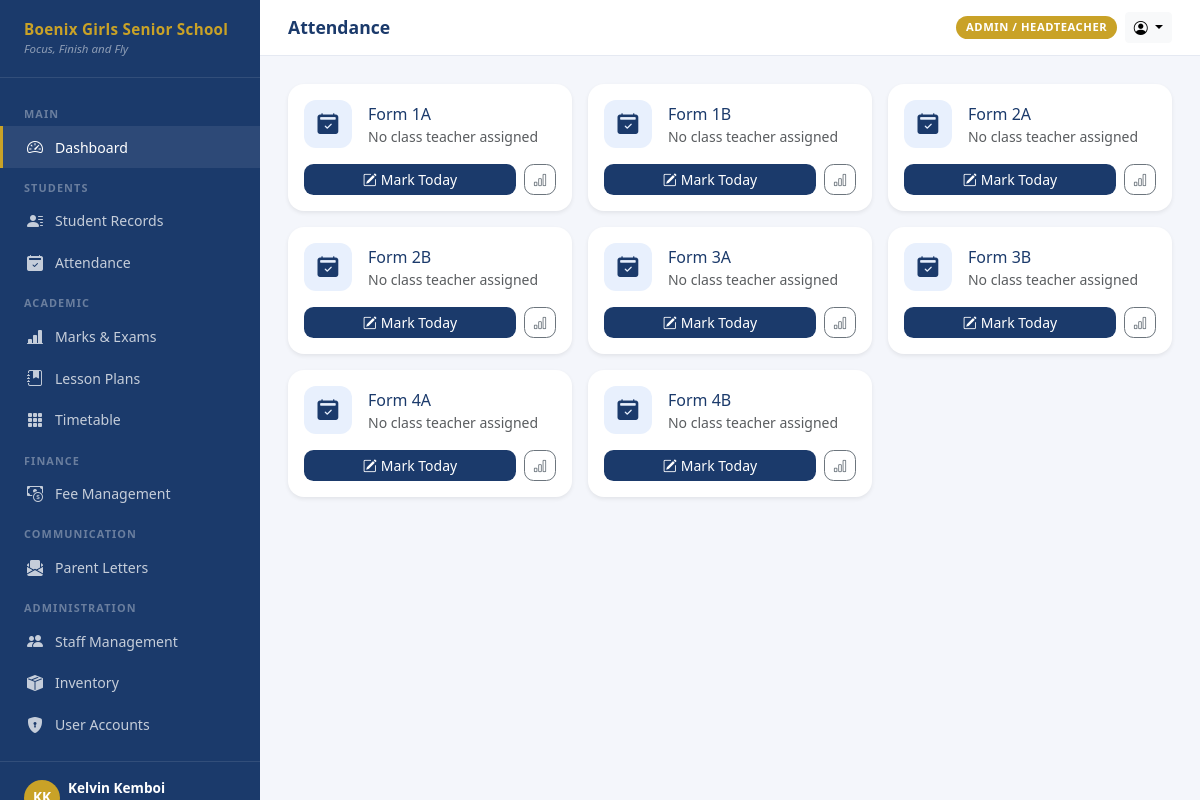
The page /attendance/ (signed in) on the database its author committed.
### accounts/models.py (models this page shows, shortened)
class User(AbstractUser):
    ROLE_ADMIN = 'admin'
    ROLE_CLASS_TEACHER = 'class_teacher'
    ROLE_SUBJECT_TEACHER = 'subject_teacher'
    ROLE_PARENT = 'parent'
    ROLE_BURSAR = 'bursar'
    ROLE_AUDITOR = 'auditor'
    ROLE_CHOICES = [
        (ROLE_ADMIN, 'Admin / Headteacher'),
        (ROLE_CLASS_TEACHER, 'Class Teacher'),
        (ROLE_SUBJECT_TEACHER, 'Subject Teacher'),
        (ROLE_PARENT, 'Parent (View Only)'),
        (ROLE_BURSAR, 'Bursar / Accounts'),
        (ROLE_AUDITOR, 'Auditor'),
    ]
    role = models.CharField(
        max_length=20,
        choices=ROLE_CHOICES,
        default=ROLE_SUBJECT_TEACHER,
    )
    phone = models.CharField(max_length=20, blank=True)
    profile_photo = models.ImageField(upload_to='profiles/', blank=True, null=True)
    is_active = models.BooleanField(default=True)
    class_assigned = models.CharField(max_length=20, blank=True, help_text='e.g. Form 4A')
    class Meta:
        verbose_name = 'User'
        verbose_name_plural = 'Users'
        ordering = ['last_name', 'first_name']
    @property
    def is_admin(self):
        return self.role == self.ROLE_ADMIN or self.is_superuser
    @property
    def is_class_teacher(self):
        return self.role == self.ROLE_CLASS_TEACHER
    @property
    def can_view_fees(self):
        return self.role in (self.ROLE_ADMIN, self.ROLE_BURSAR, self.ROLE_AUDITOR, self.ROLE_PARENT)
    @property
    def can_enter_marks(self):
        return self.role in (self.ROLE_ADMIN, self.ROLE_CLASS_TEACHER, self.ROLE_SUBJECT_TEACHER)

### students/models.py (models this page shows, shortened)
class ClassSection(models.Model):
    stream = models.ForeignKey(Stream, on_delete=models.CASCADE, related_name='sections')
    section = models.CharField(max_length=5)  # e.g. 'A', 'B', 'East'
    class_teacher = models.ForeignKey(
        'accounts.User',
        null=True, blank=True,
        on_delete=models.SET_NULL,
        related_name='class_sections',
        limit_choices_to={'role__in': ['class_teacher', 'admin']},
    )
    class Meta:
        unique_together = ['stream', 'section']
        ordering = ['stream__order', 'section']
    def __str__(self):
        return f'{self.stream.name}{self.section}'

class Stream(models.Model):
    name = models.CharField(max_length=20, unique=True)  # e.g. 'Form 4'
    label = models.CharField(max_length=40, blank=True)  # e.g. 'Form Four'
    order = models.PositiveSmallIntegerField(default=0)
    class Meta:
        ordering = ['order', 'name']

### attendance/views.py (the view)
# urls.py: path('', views.attendance_home, name='home'),
@login_required
@teacher_required
def attendance_home(request):
    sections = ClassSection.objects.select_related('stream').order_by('stream__order', 'section')
    if request.user.is_class_teacher and not request.user.is_admin:
        sections = sections.filter(class_teacher=request.user)
    return render(request, 'attendance/home.html', {'sections': sections})

### boenix_sms/context_processors.py (called while the page is built)
def school_info(request):
    return {
        'SCHOOL_NAME': settings.SCHOOL_NAME,
        'SCHOOL_SHORT': settings.SCHOOL_SHORT,
        'SCHOOL_MOTTO': settings.SCHOOL_MOTTO,
    }

### templates/attendance/home.html (shortened to what this page needs)
{% extends 'base.html' %}
{% block page_title %}Attendance{% endblock %}
{% block content %}
<div class="row g-3">
  {% for section in sections %}
  <div class="col-12 col-sm-6 col-lg-4">
    <div class="card border-0 shadow-sm h-100 p-3" style="border-radius:1rem;">
      <div class="d-flex align-items-center gap-3 mb-3">
        <div style="width:48px;height:48px;background:#E8F0FD;border-radius:0.75rem;display:flex;align-items:center;justify-content:center;">
          <i class="bi bi-calendar2-check-fill" style="color:#1B3A6B;font-size:1.3rem;"></i>
        </div>
        <div>
          <div class="fw-700" style="color:#1B3A6B;">{{ section }}</div>
          <div class="text-muted small">{{ section.class_teacher|default:'No class teacher assigned' }}</div>
        </div>
      </div>
      <div class="d-flex gap-2 mt-auto">
        <a href="{% url 'attendance:mark' section.pk %}" class="btn btn-sm flex-fill" style="background:#1B3A6B;color:#fff;border-radius:0.6rem;">
          <i class="bi bi-pencil-square me-1"></i>Mark Today
        </a>
        <a href="{% url 'attendance:report' section.pk %}" class="btn btn-sm btn-outline-secondary" style="border-radius:0.6rem;">
          <i class="bi bi-bar-chart"></i>
        </a>
      </div>
    </div>
  </div>
  {% empty %}
  <div class="col-12 text-center py-5 text-muted">No classes assigned to you.</div>
  {% endfor %}
</div>
{% endblock %}

### templates/base.html (shortened to what this page needs)
<!DOCTYPE html>
<html lang="en">
<head>
  <link href="https://cdn.jsdelivr.net/npm/bootstrap@5.3.3/dist/css/bootstrap.min.css" rel="stylesheet">
  <link href="https://cdn.jsdelivr.net/npm/bootstrap-icons@1.11.3/font/bootstrap-icons.min.css" rel="stylesheet">
</head>
<body>
<div id="sidebar">
  <div class="sidebar-brand">
    <div class="school-name">{{ SCHOOL_NAME }}</div>
    <div class="school-motto">{{ SCHOOL_MOTTO }}</div>
  </div>
  <nav class="sidebar-nav">
    <div class="nav-section-label">Main</div>
    <a href="{% url 'dashboard:home' %}" class="nav-link {% if request.resolver_match.url_name == 'home' %}active{% endif %}">
      <i class="bi bi-speedometer2"></i> Dashboard
    </a>
    {% if user.is_admin or user.is_class_teacher %}
    <div class="nav-section-label">Students</div>
    <a href="/students/" class="nav-link">
      <i class="bi bi-person-lines-fill"></i> Student Records
    </a>
    <a href="/attendance/" class="nav-link">
      <i class="bi bi-calendar2-check-fill"></i> Attendance
    </a>
    {% endif %}
    {% if user.can_enter_marks %}
    <div class="nav-section-label">Academic</div>
    <a href="/exams/" class="nav-link">
      <i class="bi bi-bar-chart-line-fill"></i> Marks & Exams
    </a>
    <a href="/lessons/" class="nav-link">
      <i class="bi bi-journal-bookmark-fill"></i> Lesson Plans
    </a>
    <a href="/timetable/" class="nav-link">
      <i class="bi bi-grid-3x3-gap-fill"></i> Timetable
    </a>
    {% endif %}
    {% if user.can_view_fees %}
    <div class="nav-section-label">Finance</div>
    <a href="/fees/" class="nav-link">
      <i class="bi bi-cash-coin"></i> Fee Management
    </a>
    {% endif %}
    {% if user.is_admin or user.is_class_teacher %}
    <div class="nav-section-label">Communication</div>
    <a href="/letters/" class="nav-link">
      <i class="bi bi-envelope-paper-fill"></i> Parent Letters
    </a>
    {% endif %}
    {% if user.is_admin %}
    <div class="nav-section-label">Administration</div>
    <a href="/staff/" class="nav-link">
      <i class="bi bi-people-fill"></i> Staff Management
    </a>
    <a href="/inventory/" class="nav-link">
      <i class="bi bi-box-seam-fill"></i> Inventory
    </a>
    <a href="{% url 'accounts:user_list' %}" class="nav-link">
      <i class="bi bi-shield-lock-fill"></i> User Accounts
    </a>
    {% endif %}
  </nav>
  <div class="sidebar-footer">
    <div class="d-flex align-items-center gap-2">
      <div class="rounded-circle bg-gold d-flex align-items-center justify-content-center"
           style="width:36px;height:36px;background:var(--boenix-gold);font-weight:700;color:#fff;font-size:0.85rem;flex-shrink:0;">
      </div>
      <div class="overflow-hidden">
        <div class="user-name text-truncate">{{ user.get_full_name }}</div>
      </div>
    </div>
  </div>
</div>
<div id="main">
  <div class="topbar">
    <div class="d-flex align-items-center gap-3">
      <h1 class="page-title">{% block page_title %}Dashboard{% endblock %}</h1>
    </div>
    <div class="d-flex align-items-center gap-2">
      <span class="role-badge">{{ user.get_role_display }}</span>
      <div class="dropdown">
        <button class="btn btn-sm btn-light dropdown-toggle" data-bs-toggle="dropdown">
          <i class="bi bi-person-circle"></i>
        </button>
      </div>
    </div>
  </div>
  <div class="content-area">
    {% block content %}{% endblock %}
  </div>
</div>
</body>
</html>

### templates/base.html (style rules this page uses)
:root { --boenix-navy: #1B3A6B; --boenix-gold: #C9A227; --boenix-gold-light: #F0D070; --sidebar-width: 260px; }
body { background: #F4F6FB; font-family: 'Segoe UI', sans-serif; }
#sidebar { width: var(--sidebar-width); min-height: 100vh; background: var(--boenix-navy); position: fixed; top: 0; left: 0; display: flex; flex-direction: column; z-index: 100; transition: transform 0.25s ease; }
.sidebar-brand { padding: 1.25rem 1.5rem; border-bottom: 1px solid rgba(255,255,255,0.1); }
.sidebar-brand .school-name { color: var(--boenix-gold); font-size: 0.95rem; font-weight: 700; line-height: 1.3; letter-spacing: 0.02em; }
.sidebar-brand .school-motto { color: rgba(255,255,255,0.5); font-size: 0.72rem; font-style: italic; }
.sidebar-nav { flex: 1; padding: 1rem 0; overflow-y: auto; }
.sidebar-nav .nav-section-label { color: rgba(255,255,255,0.35); font-size: 0.68rem; font-weight: 700; text-transform: uppercase; letter-spacing: 0.1em; padding: 0.75rem 1.5rem 0.25rem; }
.sidebar-nav .nav-link { color: rgba(255,255,255,0.75); padding: 0.55rem 1.5rem; font-size: 0.88rem; display: flex; align-items: center; gap: 0.65rem; border-left: 3px solid transparent; transition: all 0.15s; }
.sidebar-nav .nav-link:hover, .sidebar-nav .nav-link.active { color: #fff; background: rgba(255,255,255,0.08); border-left-color: var(--boenix-gold); }
.sidebar-nav .nav-link i { font-size: 1rem; width: 1.1rem; }
.sidebar-footer { padding: 1rem 1.5rem; border-top: 1px solid rgba(255,255,255,0.1); }
.sidebar-footer .user-name { color: #fff; font-size: 0.85rem; font-weight: 600; }
#main { margin-left: var(--sidebar-width); min-height: 100vh; display: flex; flex-direction: column; }
.topbar { background: #fff; padding: 0.75rem 1.75rem; border-bottom: 1px solid #E5E9F2; display: flex; align-items: center; justify-content: space-between; position: sticky; top: 0; z-index: 99; }
.topbar .page-title { font-weight: 700; color: var(--boenix-navy); font-size: 1.1rem; margin: 0; }
.content-area { flex: 1; padding: 1.75rem; }
.role-badge { background: var(--boenix-gold); color: #fff; font-size: 0.7rem; font-weight: 700; padding: 0.2rem 0.6rem; border-radius: 1rem; text-transform: uppercase; letter-spacing: 0.05em; }

### rows shown on the page
User: get_full_name "Kelvin Kemboi", role "ADMIN / HEADTEACHER"
ClassSection: stream+section "Form 1A", class_teacher "No class teacher assigned"
ClassSection: stream+section "Form 1B", class_teacher "No class teacher assigned"
ClassSection: stream+section "Form 2A", class_teacher "No class teacher assigned"
ClassSection: stream+section "Form 2B", class_teacher "No class teacher assigned"
ClassSection: stream+section "Form 3A", class_teacher "No class teacher assigned"
ClassSection: stream+section "Form 3B", class_teacher "No class teacher assigned"
ClassSection: stream+section "Form 4A", class_teacher "No class teacher assigned"
ClassSection: stream+section "Form 4B", class_teacher "No class teacher assigned"

### other values the page prints
{{ SCHOOL_NAME }} "Boenix Girls Senior School"
{{ SCHOOL_MOTTO }} "Focus, Finish and Fly"
